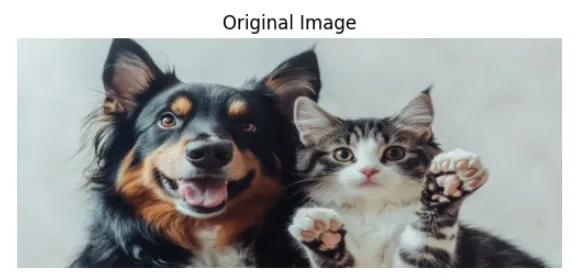
#> input picture point2/blur1.webp, 578 x 280 px
$ jupyter execute adaptivethres.ipynb
#> lines starting #> are read from the running program, lines starting #| are printed output that depends on the picture; after the words box and inside, x2 and y2 are one past the last pixel; in counts of white or black regions, pixels touching at a corner belong together
[cell 1]
import cv2
import matplotlib.pyplot as plt

image = cv2.imread('blur1.webp')
#> image is the input picture: shape (280, 578, 3); mean B, G, R 163.9, 165, 163.4
gray_image = cv2.cvtColor(image, cv2.COLOR_BGR2GRAY)
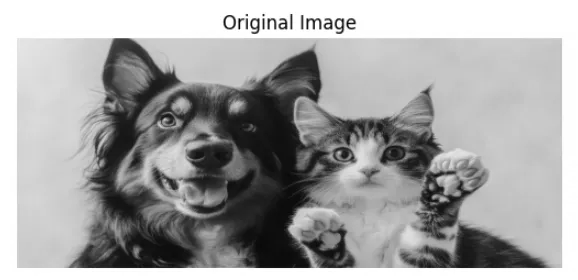
#> gray_image: shape (280, 578); min 0, max 255, mean 164.4
def show_image(img, title):
    plt.imshow(img, cmap='gray')
    plt.title(title)
    plt.axis('off')
    plt.show()
show_image(gray_image, "Original Grayscale Image")
thresh_mean = cv2.adaptiveThreshold(
    gray_image, 255,
    cv2.ADAPTIVE_THRESH_MEAN_C,
    cv2.THRESH_BINARY,
    199, 5
)
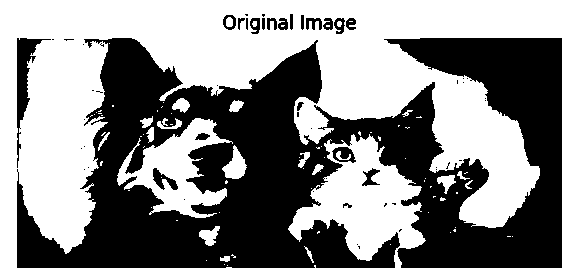
#> thresh_mean: shape (280, 578); 55.5% white; 56 black regions (35 under 20 px), largest, box (x1, y1, x2, y2) and area: (17, 38, 562, 268) 69050, (17, 38, 51, 168) 1132, (153, 168, 178, 190) 239
show_image(thresh_mean, "Adaptive Mean Thresholding")
thresh_gauss = cv2.adaptiveThreshold(
    gray_image, 255,
    cv2.ADAPTIVE_THRESH_GAUSSIAN_C,
    cv2.THRESH_BINARY,
    199, 5
)
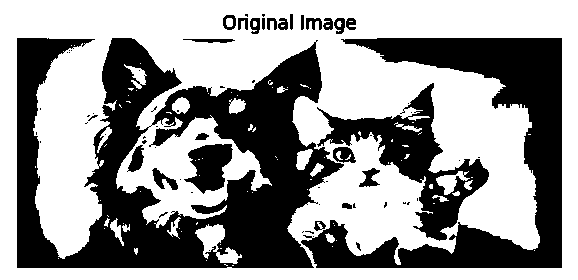
#> thresh_gauss: shape (280, 578); 58.7% white; 68 black regions (43 under 20 px), largest, box (x1, y1, x2, y2) and area: (17, 38, 344, 268) 36721, (301, 38, 562, 268) 18928, (317, 83, 489, 241) 7133
show_image(thresh_gauss, "Adaptive Gaussian Thresholding")
